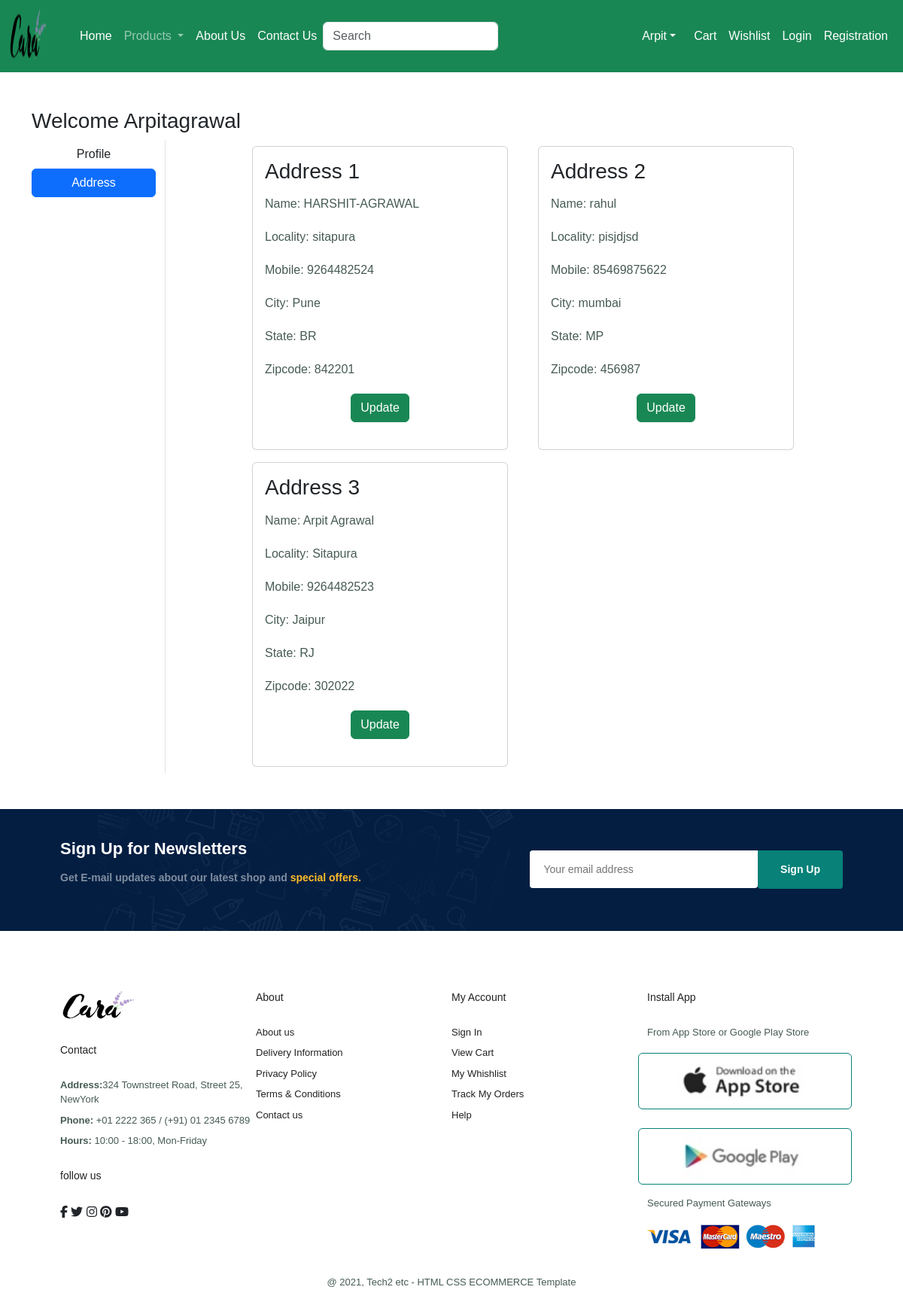
The page /address/ (signed in) on the database its author committed.
### products/models.py (models this page shows, shortened)
class Customer(models.Model):
   user=models.ForeignKey(User,on_delete=models.CASCADE)
   name=models.CharField(max_length=200)
   locality=models.CharField(max_length=200)
   city=models.CharField(max_length=50)
   mobile=models.IntegerField(default=0)
   zipcode=models.IntegerField()
   state=models.CharField(choices=STATE_CHOICES,max_length=100)

### products/views.py (the view)
# urls.py: path('address/',views.address,name='address'),
def address(request):
    address=Customer.objects.filter(user=request.user)
    return render(request,'address.html',locals())

### products/templates/address.html (shortened to what this page needs)
{% extends 'base.html' %}
{% load static %}
{% block main-content %}
<div class="container my-5">
    <div class="row">
        <h3>Welcome <span class="text-capitalize">{{request.user}}</span></h3>
    <div class="col-sm-2 border-end">
        <ul class="list-unstyled">
            <li class="d-grid"><a href="{% url 'profile' %}" class="btn ">Profile</a></li>
            <li class="d-grid"><a href="{% url 'address' %}" class="btn btn-primary">Address</a></li>
        </ul>
    </div>
    <div class="col-sm-8 offset-sm-1">
        <div class="row">
            {% for ad in address %}
            <div class="col-sm-6">
                <div class="card m-2">
                <div class="card-body">
                    <h3>Address {{forloop.counter}}</h3>
                    <p>Name: {{ad.name}}</p>
                    <p>Locality: {{ad.locality}}</p>
                    <p>Mobile: {{ad.mobile}}</p>
                    <p>City: {{ad.city}}</p>
                    <p>State: {{ad.state}}</p>
                    <p>Zipcode: {{ad.zipcode}}</p>
                    <p class="text-center"><a href="{% url 'updateaddress' pk=ad.id %}" type="button" class="btn btn-success">Update</a></p>
                </div>
            </div>
        </div>
        {% endfor %}
        </div>
    </div>
</div>
</div>
{% endblock main-content %}

### products/static/css/min.css (style rules this page uses)
* { margin:0; padding:0; box-sizing: border-box; font-family: 'Spartan',sans-serif; }
p { font-size: 16px; color:#465b52; margin:15px 0 20px 0; }
body { width:100%; }

### rows shown on the page
Customer: name "HARSHIT-AGRAWAL", locality "sitapura", mobile "9264482524", city "Pune", state "BR", zipcode "842201"
Customer: name "rahul", locality "pisjdjsd", mobile "85469875622", city "mumbai", state "MP", zipcode "456987"
Customer: name "Arpit Agrawal", locality "Sitapura", mobile "9264482523", city "Jaipur", state "RJ", zipcode "302022"

### other values the page prints
{{ request.user }} "Arpitagrawal"
